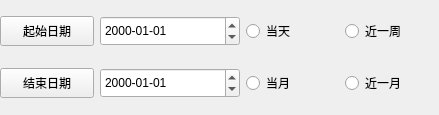
<?xml version="1.0" encoding="UTF-8"?>
<ui version="4.0">
 <class>SqlDateBar</class>
 <widget class="QWidget" name="SqlDateBar">
  <property name="geometry">
   <rect>
    <x>0</x>
    <y>0</y>
    <width>439</width>
    <height>115</height>
   </rect>
  </property>
  <property name="windowTitle">
   <string>Form</string>
  </property>
  <layout class="QGridLayout" name="gridLayout">
   <property name="leftMargin">
    <number>0</number>
   </property>
   <property name="topMargin">
    <number>0</number>
   </property>
   <property name="rightMargin">
    <number>0</number>
   </property>
   <property name="bottomMargin">
    <number>0</number>
   </property>
   <item row="0" column="0">
    <widget class="QPushButton" name="startDateBtn">
     <property name="maximumSize">
      <size>
       <width>16777215</width>
       <height>30</height>
      </size>
     </property>
     <property name="text">
      <string>起始日期</string>
     </property>
    </widget>
   </item>
   <item row="0" column="1">
    <widget class="QDateEdit" name="startDateEdit">
     <property name="minimumSize">
      <size>
       <width>140</width>
       <height>0</height>
      </size>
     </property>
     <property name="maximumSize">
      <size>
       <width>16777215</width>
       <height>30</height>
      </size>
     </property>
     <property name="displayFormat">
      <string>yyyy-MM-dd</string>
     </property>
    </widget>
   </item>
   <item row="0" column="2">
    <widget class="QRadioButton" name="radioButton">
     <property name="maximumSize">
      <size>
       <width>16777215</width>
       <height>30</height>
      </size>
     </property>
     <property name="text">
      <string>当天</string>
     </property>
    </widget>
   </item>
   <item row="0" column="3">
    <widget class="QRadioButton" name="radioButton_3">
     <property name="maximumSize">
      <size>
       <width>16777215</width>
       <height>30</height>
      </size>
     </property>
     <property name="text">
      <string>近一周</string>
     </property>
    </widget>
   </item>
   <item row="1" column="0">
    <widget class="QPushButton" name="endDateBtn">
     <property name="maximumSize">
      <size>
       <width>16777215</width>
       <height>30</height>
      </size>
     </property>
     <property name="text">
      <string>结束日期</string>
     </property>
    </widget>
   </item>
   <item row="1" column="1">
    <widget class="QDateEdit" name="endDateEdit">
     <property name="minimumSize">
      <size>
       <width>120</width>
       <height>0</height>
      </size>
     </property>
     <property name="maximumSize">
      <size>
       <width>16777215</width>
       <height>30</height>
      </size>
     </property>
     <property name="displayFormat">
      <string>yyyy-MM-dd</string>
     </property>
    </widget>
   </item>
   <item row="1" column="2">
    <widget class="QRadioButton" name="radioButton_2">
     <property name="maximumSize">
      <size>
       <width>16777215</width>
       <height>30</height>
      </size>
     </property>
     <property name="text">
      <string>当月</string>
     </property>
    </widget>
   </item>
   <item row="1" column="3">
    <widget class="QRadioButton" name="radioButton_4">
     <property name="maximumSize">
      <size>
       <width>16777215</width>
       <height>30</height>
      </size>
     </property>
     <property name="text">
      <string>近一月</string>
     </property>
    </widget>
   </item>
  </layout>
 </widget>
 <resources/>
 <connections/>
</ui>
